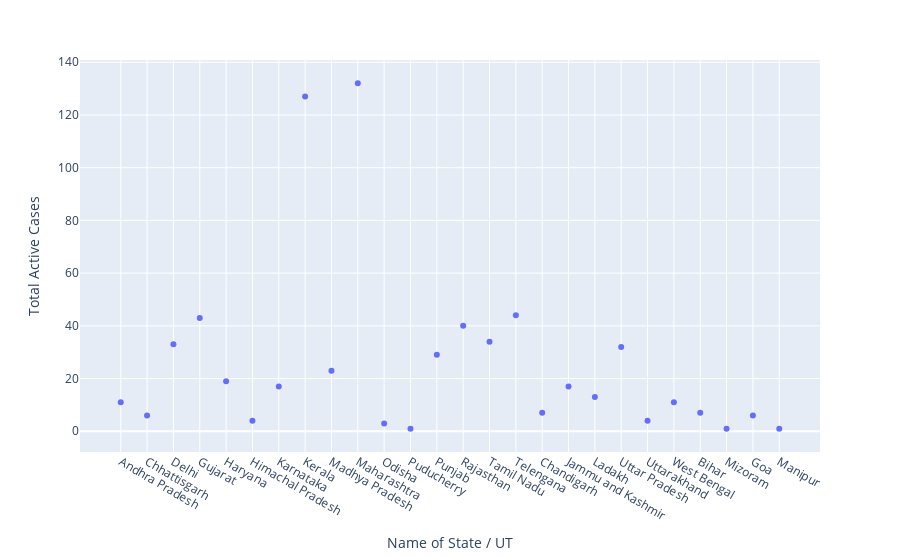

The code cell stored with this chart in its notebook:
### Code cell
px.scatter(df,x='Name of State / UT', y='Total Active Cases') #px

### Figure 1 — Plotly figure (JSON) as saved in the notebook; plotly's stock layout.template omitted (floating-point values rounded to 4 significant figures)
{"data": [{"hovertemplate": "Name of State / UT=%{x}<br>Total Active Cases=%{y}<extra></extra>", "legendgroup": "", "marker": {"color": "#636efa", "symbol": "circle"}, "mode": "markers", "name": "", "orientation": "v", "showlegend": false, "type": "scatter", "x": ["Andhra Pradesh", "Chhattisgarh", "Delhi", "Gujarat", "Haryana", "Himachal Pradesh", "Karnataka", "Kerala", "Madhya Pradesh", "Maharashtra", "Odisha", "Puducherry", "Punjab", "Rajasthan", "Tamil Nadu", "Telengana", "Chandigarh", "Jammu and Kashmir", "Ladakh", "Uttar Pradesh", "Uttarakhand", "West Bengal", "Bihar", "Mizoram", "Goa", "Manipur"], "xaxis": "x", "y": [11, 6, 33, 43, 19, 4, 17, 127, 23, 132, 3, 1, 29, 40, 34, 44, 7, 17, 13, 32, 4, 11, 7, 1, 6, 1], "yaxis": "y"}], "layout": {"legend": {"tracegroupgap": 0}, "margin": {"t": 60}, "xaxis": {"anchor": "y", "domain": [0, 1], "title": {"text": "Name of State / UT"}}, "yaxis": {"anchor": "x", "domain": [0, 1], "title": {"text": "Total Active Cases"}}}}
